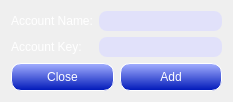
<?xml version="1.0" encoding="UTF-8"?>
<ui version="4.0">
 <class>ManageAccount</class>
 <widget class="QDialog" name="ManageAccount">
  <property name="geometry">
   <rect>
    <x>0</x>
    <y>0</y>
    <width>233</width>
    <height>101</height>
   </rect>
  </property>
  <property name="windowTitle">
   <string>ManageAccount</string>
  </property>
  <property name="styleSheet">
   <string notr="true">QDialog
{
	border-image: url(./Img/background.jpg);
}
</string>
  </property>
  <layout class="QGridLayout" name="gridLayout_3">
   <item row="0" column="0">
    <layout class="QGridLayout" name="gridLayout_2">
     <item row="0" column="0">
      <widget class="QLabel" name="label">
       <property name="styleSheet">
        <string notr="true">	color: rgb(255, 255, 255);</string>
       </property>
       <property name="text">
        <string>Account Name:</string>
       </property>
      </widget>
     </item>
     <item row="0" column="1">
      <widget class="QLineEdit" name="nameLineEdit">
       <property name="styleSheet">
        <string notr="true">background-color: rgba(220, 220, 255, 180);
border-width: 2px;
border-radius: 8px;
border-color: rgb(0, 0, 0);
min-width: 10em;
padding: 2px;</string>
       </property>
       <property name="maxLength">
        <number>42</number>
       </property>
      </widget>
     </item>
     <item row="1" column="0">
      <widget class="QLabel" name="label_2">
       <property name="styleSheet">
        <string notr="true">	color: rgb(255, 255, 255);</string>
       </property>
       <property name="text">
        <string>Account Key:</string>
       </property>
      </widget>
     </item>
     <item row="1" column="1">
      <widget class="QLineEdit" name="keyLineEdit">
       <property name="styleSheet">
        <string notr="true">background-color: rgba(220, 220, 255, 180);
border-width: 2px;
border-radius: 8px;
border-color: rgb(0, 0, 0);
min-width: 10em;
padding: 2px;</string>
       </property>
       <property name="maxLength">
        <number>50</number>
       </property>
      </widget>
     </item>
    </layout>
   </item>
   <item row="1" column="0">
    <layout class="QGridLayout" name="gridLayout">
     <item row="0" column="0">
      <widget class="QPushButton" name="closePushButton">
       <property name="styleSheet">
        <string notr="true">QPushButton#closePushButton
{
	color: rgb(255, 255, 255);
	background-color: qlineargradient(spread:pad, x1:1, y1:1, x2:1, y2:0, stop:0 rgba(0, 24, 185, 255), stop:1 rgba(163, 175, 255, 255));
	border-style: outset;
	border-width: 1px;
	border-radius: 10px;
min-width: 4em;
	padding: 6px;
}

QPushButton#closePushButton:hover
{
	background-color: qradialgradient(spread:pad, cx:0.5, cy:0.5, radius:0.5, fx:0.5, fy:0.5, stop:0 rgba(0, 148, 255, 255), stop:1 rgba(0, 8, 84, 255));
	border-style: inset;
}

QPushButton#closePushButton:pressed 
{
	background-color: qlineargradient(spread:pad, x1:0, y1:0, x2:0, y2:1, stop:0 rgba(0, 56, 183, 255), stop:1 rgba(135, 172, 255, 255));
     border-style: inset;
}</string>
       </property>
       <property name="text">
        <string>Close</string>
       </property>
      </widget>
     </item>
     <item row="0" column="1">
      <widget class="QPushButton" name="addPushButton">
       <property name="styleSheet">
        <string notr="true">QPushButton#addPushButton
{
	color: rgb(255, 255, 255);
	background-color: qlineargradient(spread:pad, x1:1, y1:1, x2:1, y2:0, stop:0 rgba(0, 24, 185, 255), stop:1 rgba(163, 175, 255, 255));
	border-style: outset;
	border-width: 1px;
	border-radius: 10px;
	border-color: rgb(255, 255, 255);
	min-width: 4em;
	padding: 6px;
}

QPushButton#addPushButton:hover
{
	background-color: qradialgradient(spread:pad, cx:0.5, cy:0.5, radius:0.5, fx:0.5, fy:0.5, stop:0 rgba(0, 148, 255, 255), stop:1 rgba(0, 8, 84, 255));
	border-style: inset;
}

QPushButton#addPushButton:pressed 
{
	background-color: qlineargradient(spread:pad, x1:0, y1:0, x2:0, y2:1, stop:0 rgba(0, 56, 183, 255), stop:1 rgba(135, 172, 255, 255));
     border-style: inset;
}</string>
       </property>
       <property name="text">
        <string>Add</string>
       </property>
      </widget>
     </item>
    </layout>
   </item>
  </layout>
 </widget>
 <layoutdefault spacing="6" margin="11"/>
 <resources/>
 <connections/>
</ui>
